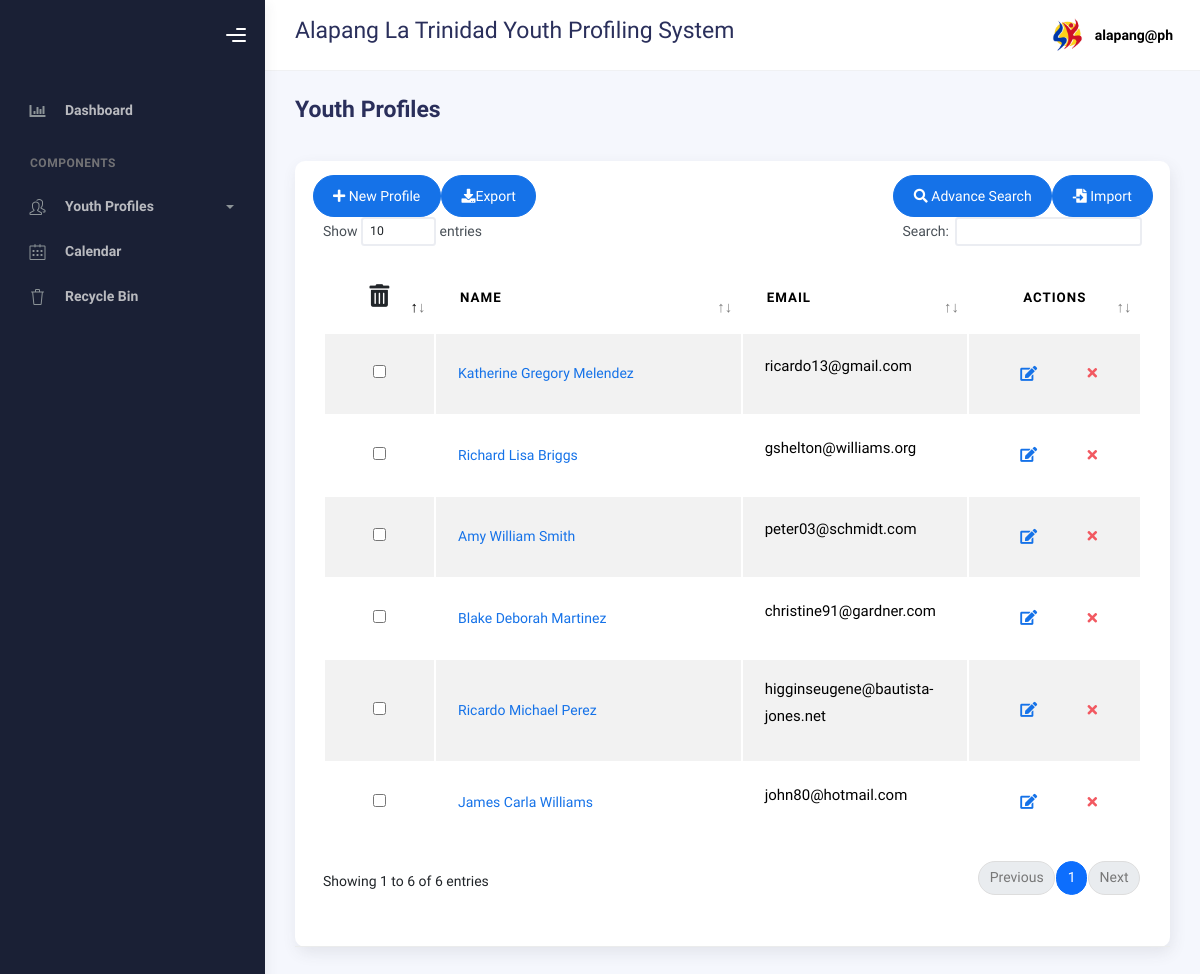
The page /user/profiles.php (signed in) on the database its author committed.
### tables this page shows
CREATE TABLE `barangay` (
  `ID` int(11) NOT NULL,
  `Brngy` varchar(50) NOT NULL,
  `Code` varchar(2) NOT NULL
);

CREATE TABLE `profiles` (
  `id` int(11) NOT NULL,
  `lname` varchar(100) DEFAULT NULL,
  `fname` varchar(100) DEFAULT NULL,
  `mname` varchar(100) DEFAULT NULL,
  `suffix` varchar(20) DEFAULT NULL,
  `region` varchar(100) DEFAULT NULL,
  `province` varchar(100) DEFAULT NULL,
  `municipality` varchar(100) DEFAULT NULL,
  `barangay` varchar(100) DEFAULT NULL,
  `sitio` varchar(50) DEFAULT NULL,
  `purok` varchar(100) DEFAULT NULL,
  `house_number` varchar(3) DEFAULT NULL,
  `sex` varchar(10) DEFAULT NULL,
  `age` int(11) DEFAULT NULL,
  `youth_with_needs` text DEFAULT NULL,
  `email` varchar(100) DEFAULT NULL,
  `birth_month` varchar(20) DEFAULT NULL,
  `birth_day` varchar(20) DEFAULT NULL,
  `birth_year` varchar(20) DEFAULT NULL,
  `contactnumber` varchar(20) DEFAULT NULL,
  `civil_status` varchar(20) DEFAULT NULL,
  `youth_classification` varchar(50) DEFAULT NULL,
  `age_group` varchar(50) DEFAULT NULL,
  `work_status` varchar(50) DEFAULT NULL,
  `educational_background` varchar(50) DEFAULT NULL,
  `register_sk_voter` varchar(50) DEFAULT NULL,
  `voted_last_election` varchar(3) DEFAULT NULL,
  `national_voter` varchar(50) DEFAULT NULL,
  `attended_kk` varchar(3) DEFAULT NULL,
  `times_attended_kk` int(11) DEFAULT NULL,
  `no_why` varchar(100) DEFAULT NULL,
  `date_created` varchar(50) DEFAULT NULL,
  `barangay_code` varchar(50) DEFAULT NULL
);

### user/profiles.php (the view, shortened to what this page needs)
<?php
include("../connection/conne.php");
$barangay_code = $_SESSION['code'];
$fetch_barangay = "SELECT Brngy FROM barangay WHERE Code = '$barangay_code'";
$fetch_barangay_result = mysqli_query($conn, $fetch_barangay);
$barangay_name = "";
if ($row = mysqli_fetch_assoc($fetch_barangay_result)) {
    $barangay_name =$row['Brngy'];
}
if (isset($_POST['advancesearch'])) {
    $age_min = $_POST['age_min'];
    $age_max = $_POST['age_max'];
    $civil_status = $_POST['civil_status'];
    $sex = $_POST['sex'];
    $work_status = $_POST['work_status'];
    $educational_background = $_POST['educational_background'];
    $youth_classification = $_POST['youth_classification'];
    $register_sk_voter = $_POST['register_sk_voter'];
    $query = "SELECT * FROM profiles WHERE barangay_code = '$barangay_code'";
    if (!empty($age_min)) $query .= " AND age >= $age_min";
    if (!empty($age_max)) $query .= " AND age <= $age_max";
    if (!empty($civil_status)) $query .= " AND civil_status = '$civil_status'";
    if (!empty($sex)) $query .= " AND sex = '$sex'";
    if (!empty($work_status)) $query .= " AND work_status = '$work_status'";
    if (!empty($educational_background)) $query .= " AND educational_background = '$educational_background'";
    if (!empty($youth_classification)) $query .= " AND youth_classification = '$youth_classification'";
    if (!empty($register_sk_voter)) $query .= " AND register_sk_voter = '$register_sk_voter'";
    $result = mysqli_query($conn, $query);
} else {
    if (isset($_GET['search'])) {
        $searchQuery = $_GET['search'];
        $sql = "SELECT * FROM profiles
                WHERE (fname LIKE '%$searchQuery%' OR lname LIKE '%$searchQuery%' OR mname LIKE '%$searchQuery%' OR email LIKE '%$searchQuery%')
                AND barangay_code = '$barangay_code'
                ORDER BY id DESC
                ";
    } else {
        $sql = "SELECT * FROM profiles
                WHERE age <=30 AND barangay_code = '$barangay_code'
                ORDER BY id DESC
                ";
    }
    $result = mysqli_query($conn, $sql);
}
?>
<!DOCTYPE html>
<html lang="en">
 <head>
  <link rel="stylesheet" href="../bootstrap/assets/css/bootstrap.min.css" />
  <link rel="stylesheet" href="../bootstrap/assets/css/plugins.min.css" />
  <link rel="stylesheet" href="../bootstrap/assets/css/kaiadmin.min.css" />
 </head>
 <body>
  <div class="wrapper">
   <div class="sidebar" data-background-color="dark">
    <div class="sidebar-logo">
     <div class="logo-header" data-background-color="dark">
      <div class="nav-toggle">
       <button class="btn btn-toggle toggle-sidebar">
        <i class="gg-menu-right"></i>
       </button>
      </div>
     </div>
    </div>
    <div class="sidebar-wrapper scrollbar scrollbar-inner">
     <div class="sidebar-content">
      <ul class="nav nav-secondary">
       <li class="nav-item">
        <a href="homepage.php" aria-expanded="false">
         <i class="fas fa-chart-bar"></i>
         <p>Dashboard</p>
        </a>
       </li>
       <li class="nav-section">
        <h4 class="text-section">Components</h4>
       </li>
       <li class="nav-item">
        <a data-bs-toggle="collapse" href="#tables">
         <i class="fas icon-people"></i>
         <p>Youth Profiles</p>
         <span class="caret"></span>
        </a>
       </li>
       <li class="nav-item">
       <li class="nav-item">
        <a href="calendar.php">
         <i class="fas icon-calendar"></i>
         <p>Calendar</p>
        </a>
       </li>
       <li class="nav-item">
        <a href="recycle.php">
         <i class="fas icon-trash"></i>
         <p>Recycle Bin</p>
        </a>
       </li>
      </ul>
     </div>
    </div>
   </div>
   <div class="main-panel">
    <div class="main-header">
     <nav class="navbar navbar-header navbar-header-transparent navbar-expand-lg border-bottom">
      <div class="container-fluid">
       <h3> <?php echo $barangay_name; ?> La Trinidad Youth Profiling System </h3>
       <ul class="navbar-nav topbar-nav ms-md-auto align-items-center">
        <li class="nav-item topbar-user dropdown hidden-caret">
         <a class="dropdown-toggle profile-pic" data-bs-toggle="dropdown" aria-expanded="false">
          <div class="avatar-sm">
           <img src="../bootstrap/assets/img/profile.jpg" alt="..." class="avatar-img rounded-circle" />
          </div>
          <span class="profile-username">
           <span class="fw-bold"> <?php echo $_SESSION['email']; ?> </span>
          </span>
         </a>
        </li>
       </ul>
      </div>
     </nav>
    </div>
    <div class="container">
     <div class="page-inner">
      <div class="page-header">
       <h3 class="fw-bold mb-3">Youth Profiles</h3>
      </div>
      <div class="row">
       <div class="col-md-12">
        <div class="card">
         <div class="card-header">
          <div class="ms-auto">
           <button id="newProfile" style="float: left" class="btn btn-primary btn-round ms-auto" data-bs-toggle="modal" data-bs-target="#addRowModal">
            <i class="fa fa-plus"></i> New Profile </button>
            <button id="exportBtn" class="btn btn-primary btn-round ms-auto"><i class="fa fa-download"></i>Export</button>
           <button id="importBtn" style="float: right" class="btn btn-primary btn-round ms-auto1" data-bs-toggle="modal" data-bs-target="#importModal">
            <i class="fa fa-file-import"></i> Import </button>
           <button type="button" style="float: right;" class="btn btn-primary btn-round ms-auto" data-bs-toggle="modal" data-bs-target="#advanceSearchModal">
            <i class="fa fa-search"></i> Advance Search </button>
           <div class="table-responsive">
            <form id="profilesForm" method="POST" action="delete_multiple.php">
             <table id="basic-datatables" class="display table table-striped table-hover dataTable" role="grid" aria-describedby="basic-datatables_info">
              <thead>
               <tr role="row">
                <th tabindex="0" aria-controls="basic-datatables" rowspan="1" colspan="1" style="width: 30.516px;">
                <center><button type="button" class="btn btn-default" data-bs-toggle="tooltip"
                  title="Delete Selected" onclick="showDeleteConfirmationMultiple(event);">
                  <i style="font-size: 17pt" class="fa fa-trash-alt"></i>
                </button></center>
                </th>
                <th class="sorting_asc" tabindex="1" aria-controls="basic-datatables" rowspan="1" colspan="1" aria-sort="ascending" aria-label="Name: activate to sort column descending" style="width: 541.766px;">Name</th>
                <th tabindex="2" aria-controls="basic-datatables" rowspan="1" colspan="1" style="width: 365.516px;">Email</th>
                <th tabindex="3" rowspan="1" colspan="1" style="width: 200.266px;">
                 <center>Actions</center>
                </th>
               </tr>
              </thead>
              <tbody>
                <?php
                  if ($result && mysqli_num_rows($result) > 0) {
                  while ($row = mysqli_fetch_assoc($result)) {
                  $results[] = $row; ?>
                <td>
                 <center>
                  <input type="checkbox" name="selectedProfiles[]" value="
                    <?= $row['id']; ?>">
                 </center>
                </td>
                <td>
                 <a href="#" class="profileNameLink"
                    data-id="<?= $row['id']; ?>"
                    data-fullname="<?= $row['fname'] . ' ' . $row['mname'] . ' ' . $row['lname']; ?>"
                    data-address="<?= $row['house_number'] . ', ' . $row['purok'] . ', ' . $row['sitio'] . ', ' . $row['barangay'] . ', ' . $row['municipality'] . ', ' . $row['province'] . ', ' . $row['region']; ?>"
                    data-sex="<?= $row['sex']; ?>"
                    data-age="<?= $row['age']; ?>"
                    data-email="<?= $row['email']; ?>"
                    data-birthday="<?= $row['birth_month'] . '/' . $row['birth_day'] . '/' . $row['birth_year']; ?>"
                    data-youth_with_needs="<?= $row['youth_with_needs']; ?>"
                    data-contact_number="<?= $row['contactnumber']; ?>"
                    data-civil_status="<?= $row['civil_status']; ?>"
                    data-age_group="<?= $row['age_group']; ?>"
                    data-educational_background="<?= $row['educational_background']; ?>"
                    data-youth_classification="<?= $row['youth_classification']; ?>"
                    data-work_status="<?= $row['work_status']; ?>"
                    data-national_voter="<?= $row['national_voter']; ?>"
                    data-register_sk_voter="<?= $row['register_sk_voter']; ?>"
                    data-voted_last_election="<?= $row['voted_last_election']; ?>"
                    data-times_attended="<?= $row['times_attended_kk']; ?>"
                    data-national_voter="<?= $row['national_voter']; ?>"
                    data-reason="<?= $row['no_why']; ?>"
                    data-bs-toggle="modal" data-bs-target="#modal-default"> <?= $row['fname'] . ' ' . $row['mname'] . ' ' . $row['lname']; ?> </a>
                </td>
                <td>
                 <p style="text-transform:lowercase"> <?= $row['email']; ?> </p>
                </td>
                <td>
                 <center>
                  <a href="update.php?id=
                    <?= $row['id']; ?>" class="btn btn-link btn-primary btn-lg" data-bs-toggle="tooltip" title="Edit">
                   <i class="fa fa-edit"></i>
                  </a>
                  <a href="#" class="btn btn-link btn-danger" title="Delete" data-bs-toggle="tooltip"
                  onclick="showDeleteConfirmation(event, <?= htmlspecialchars($row['id']); ?>);"><i
                  class="fa fa-times"></i></a>
                 </center>
                </td>
               </tr> <?php }
            } else {
              echo '
                <tr> <td colspan="4">No profiles found.</td> </tr>';
            }
            ?>
            </tbody>
            </table>
            </form>
           </div>
           <div class="card-body">
           </div>
          </div>
         </div>
        </div>
       </div>
      </div>
     </div>
    </div>
 </body>
</html>

### rows shown on the page
barangay: Brngy "Alapang"
profiles: fname "Katherine", mname "Gregory", lname "Melendez", email "ricardo13@gmail.com"
profiles: fname "Richard", mname "Lisa", lname "Briggs", email "gshelton@williams.org"
profiles: fname "Amy", mname "William", lname "Smith", email "peter03@schmidt.com"
profiles: fname "Blake", mname "Deborah", lname "Martinez", email "christine91@gardner.com"
profiles: fname "Ricardo", mname "Michael", lname "Perez", email "higginseugene@bautista-jones.net"
profiles: fname "James", mname "Carla", lname "Williams", email "john80@hotmail.com"

### other values the page prints
$_SESSION['email'] "alapang@ph"
